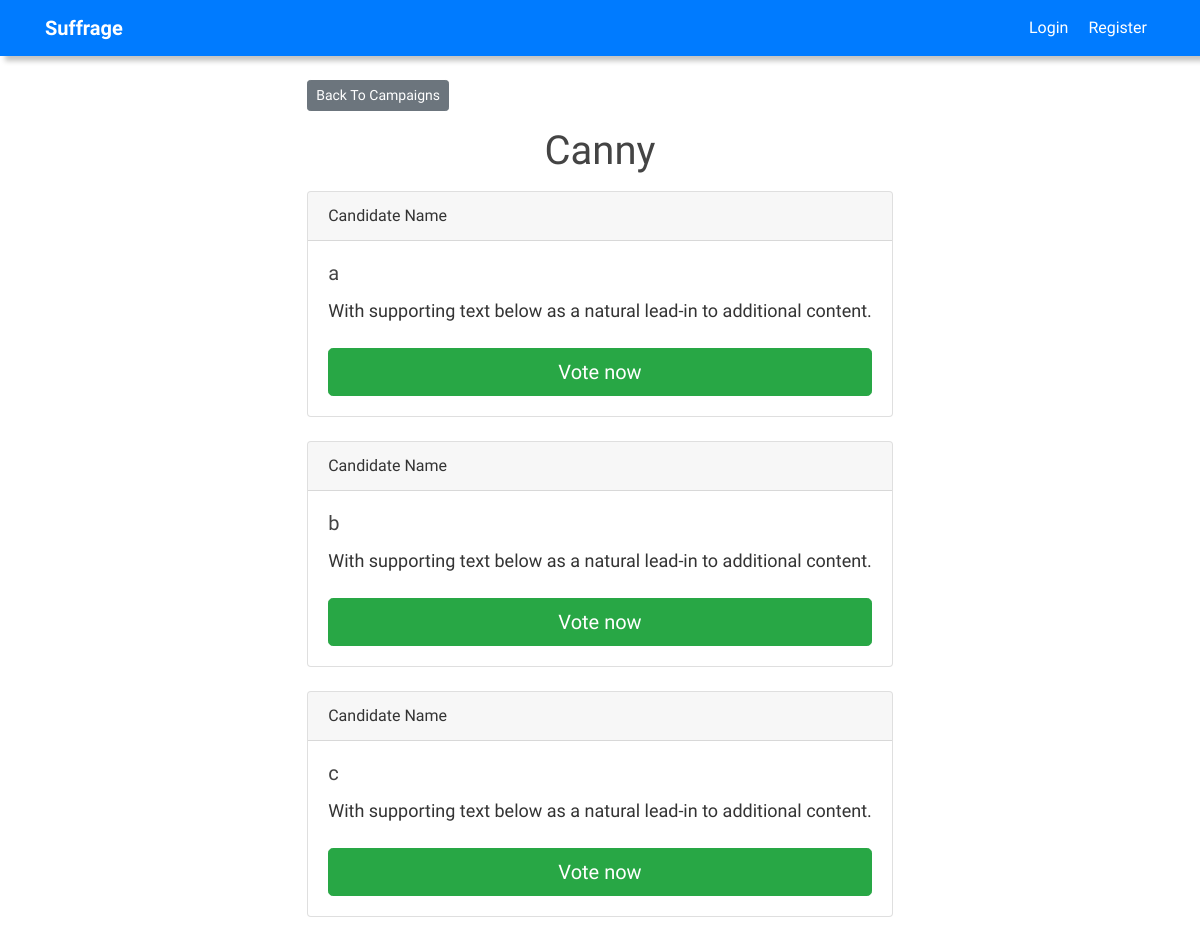
The app's page /campaigns/1/, older data.
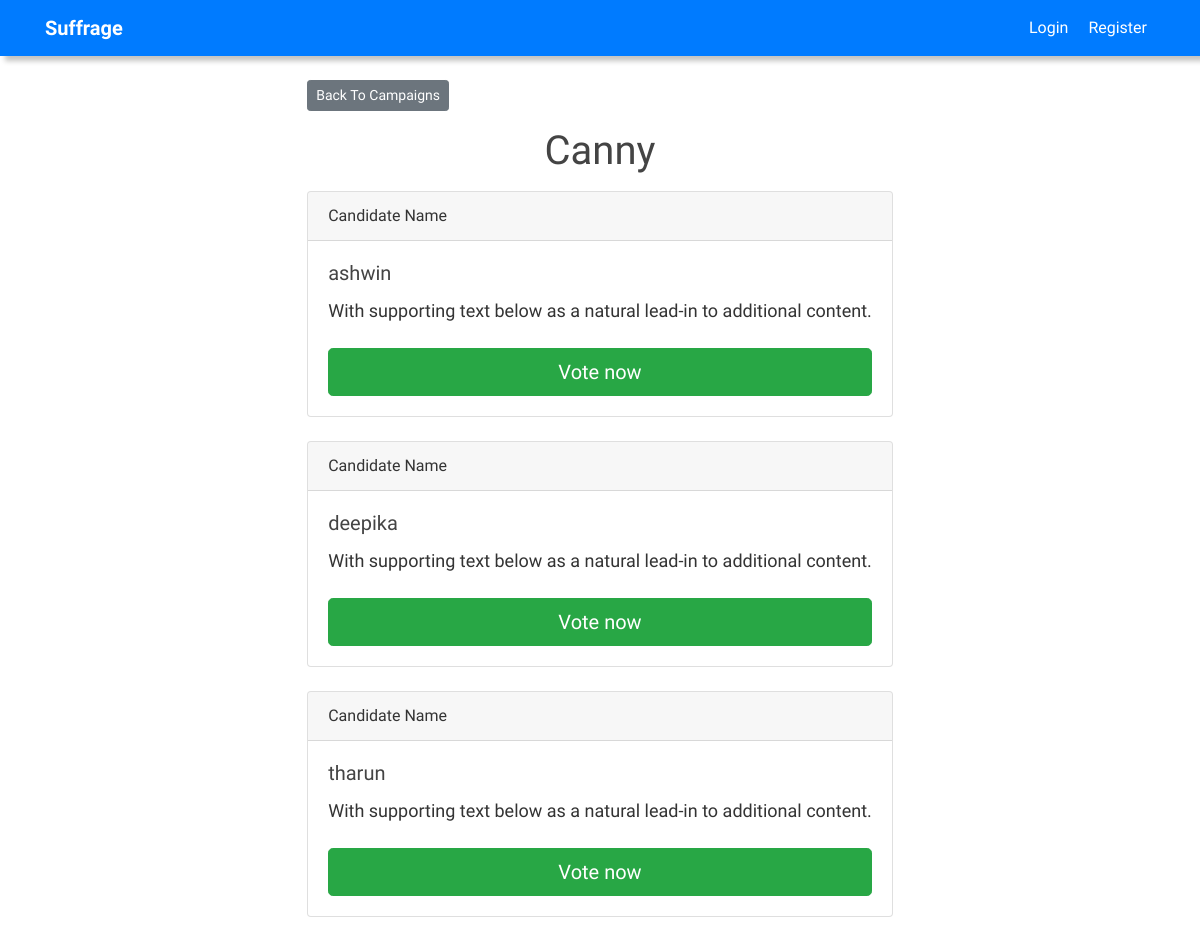
The same page, newer data.
### campaigns/models.py (models this page shows, shortened)
class Campaign(models.Model):
    organization_name = models.CharField(max_length = 200)
    pub_date = models.DateTimeField('date published')

class Candidates(models.Model):
    organization_name = models.ForeignKey(Campaign, on_delete = models.CASCADE)
    candidate_list = models.CharField(max_length = 200)
    votes = models.IntegerField(default = 0)
    class meta:
        verbose_name = "Candidate"

### campaigns/views.py (the view)
# urls.py: path('<int:campaign_id>/', views.detail, name ='detail'),
def detail(request, campaign_id):
	try:
		campaign = Campaign.objects.get(pk = campaign_id)
	except Campaign.DoesNotExist:
		raise Http404("Campaign does not exist")
	return render(request, 'campaigns/detail.html', {'campaign': campaign})

### templates/campaigns/detail.html (shortened to what this page needs)
{% extends 'base.html' %}
{% block content %}
<a class ="btn btn-secondary btn-sm mb-3" href ="{% url 'campaigns:index' %}">Back To Campaigns</a>
<h1 class ="text-center mb-3">{{ campaign.organization_name }}</h1>
<form action ="{% url 'campaigns:vote' campaign.id %}" method ="post">
	{% for candidate in campaign.candidates_set.all %}
	<div class="card">
  <div class="card-header">
    Candidate Name
  </div>
  <div class="card-body">
    <h5 class="card-title">{{ candidate.candidate_list }}</h5>
    <p class="card-text">With supporting text below as a natural lead-in to additional content.</p>
    <button type ="submit"  name = "choice" id ="choice{{ forloop.counter }}"  value ="{{ candidate.id }}" class ="btn btn-success btn-lg btn-block mt-4">Vote now</button>
  </div>
</div>
<br>
{% endfor %}
</form>
{% endblock %}

### templates/base.html (shortened to what this page needs)
{% load static %}
<html lang ="en">
<head>
	<link rel ="stylesheet" href ="https://stackpath.bootstrapcdn.com/bootstrap/4.4.1/css/bootstrap.min.css"
>
		<link rel="stylesheet" href="{% static 'css/main.css'%}">
</head>
<body>
	{% include 'partials/_navbar.html'%}
	<div class ="container">
		<div class ="row">
			<div class =".col-md-6 m-auto">
				{% block content %}{% endblock %}
			</div>
		</div>
	</div>
</body>
</html>

### templates/partials/_navbar.html (shortened to what this page needs)
 <header class="site-header">
        <nav class="navbar navbar-expand-md navbar-dark bg-primary fixed-top" style= "box-shadow: 5px 5px 5px #c4c4c2;">
            <div class="container">
                <a class="navbar-brand mr-4" href="{% url 'index' %}" ><b>Suffrage</b></a>
                <div class="collapse navbar-collapse" id="navbarToggle">
                    <div class="navbar-nav">
                        {% if user.is_authenticated %}
                                <a class="nav-item nav-link" href="{% url 'logout' %}"><i class="fa fa-sign-out"></i>&nbsp;Logout</a>
                            </div>
                        </li>
                        {% else %}
                        <a class="nav-item nav-link" href="{% url 'login' %}" accesskey="l" title="shortcut key: Alt+l">&nbsp;Login</a>
                        <a class="nav-item nav-link" href="{% url 'register' %}" accesskey = "r" title="shortcut key: Alt+r">&nbsp;Register</a>
                        {% endif %}
                    </div>
                 </div>
            </div>
        </nav>
    </header>

### static/css/main.css (style rules this page uses)
body { margin-top: 5rem; color: #333333; font-family: 'Mate', serif; }
p { font-size:18px; }
.site-header .navbar-nav .nav-link { color: white; }
a { cursor: pointer; text-decoration: none; font-wi }
h1, h2, h3, h4, h5, h6 { color: #444444; }

Row changes from the older to the newer data that the page shows:
changed Candidates: candidate_list "a" → "ashwin"
changed Candidates: candidate_list "b" → "deepika"
changed Candidates: candidate_list "c" → "tharun"
